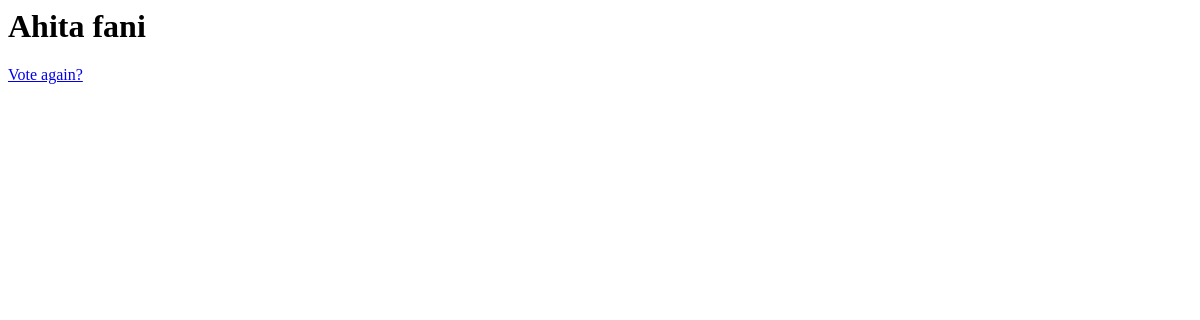
The page /polls/2/results/ on the database as committed earlier.
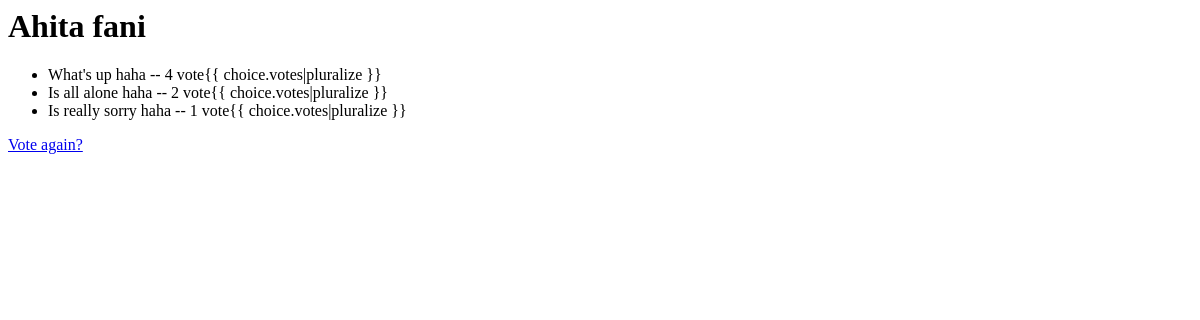
The same page on the database as committed later.
### polls/models.py (models this page shows, shortened)
class Choice(models.Model):
    question = models.ForeignKey(Question, on_delete=models.CASCADE)
    choice_text = models.CharField(max_length=200)
    votes = models.IntegerField(default=0)

### polls/views.py (the view)
# urls.py: path("<int:question_id>/results/", views.results, name="results"),
def results(request, question_id):
    question = get_object_or_404(Question, pk=question_id)
    return render(request, "polls/results.html", {"question": question})

### polls/templates/polls/results.html
<h1>{{ question.question_text }}</h1>
<ul>
  {% for choice in question.choice_set.all %}
  <li>
    {{ choice.choice_text }} -- {{ choice.votes }} vote{{ choice.votes|pluralize
    }}
  </li>
  {% endfor %}
</ul>
<a href="{% url 'polls:detail' question.id %}">Vote again?</a>

Rows that differ between the two databases and show on the page:
now on this page (row edited): Choice: choice_text "What's up haha", votes "4"
added Choice: choice_text "Is all alone haha", votes "2"
added Choice: choice_text "Is really sorry haha", votes "1"
